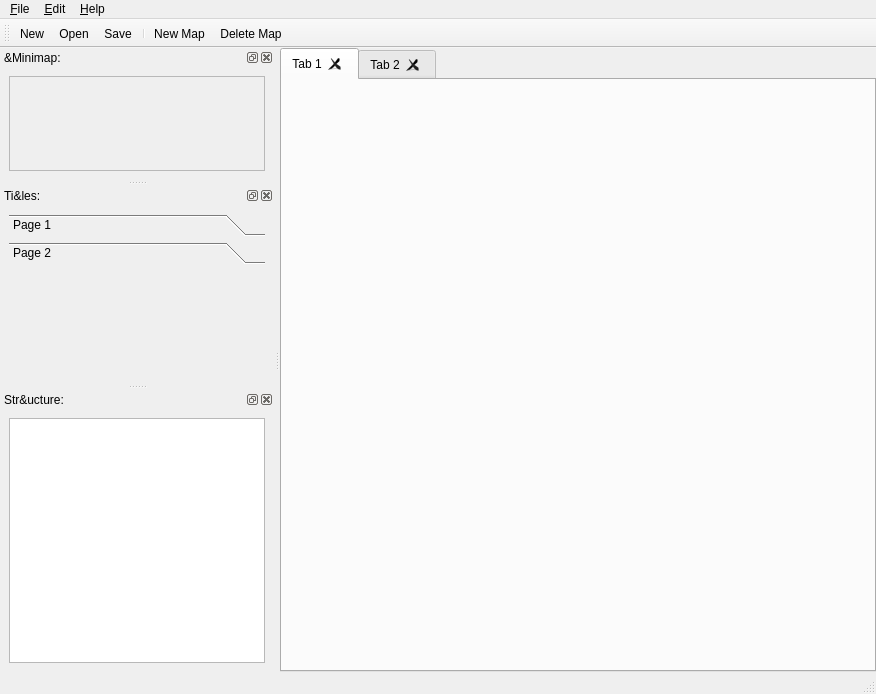
<?xml version="1.0" encoding="UTF-8"?>
<ui version="4.0">
 <class>mainwindow</class>
 <widget class="QMainWindow" name="mainwindow">
  <property name="geometry">
   <rect>
    <x>0</x>
    <y>0</y>
    <width>876</width>
    <height>694</height>
   </rect>
  </property>
  <property name="windowTitle">
   <string>RPGMapper</string>
  </property>
  <property name="windowIcon">
   <iconset resource="rpgmapper.qrc">
    <normaloff>:/icons/gfx/rpgmapper_32.png</normaloff>:/icons/gfx/rpgmapper_32.png</iconset>
  </property>
  <widget class="QWidget" name="wdCentral">
   <layout class="QVBoxLayout" name="lyMain">
    <property name="leftMargin">
     <number>0</number>
    </property>
    <property name="topMargin">
     <number>0</number>
    </property>
    <property name="rightMargin">
     <number>0</number>
    </property>
    <property name="bottomMargin">
     <number>0</number>
    </property>
    <item>
     <widget class="rpgmapper::view::MapTabWidget" name="tabMap">
      <property name="autoFillBackground">
       <bool>false</bool>
      </property>
      <property name="currentIndex">
       <number>0</number>
      </property>
      <property name="tabsClosable">
       <bool>true</bool>
      </property>
      <property name="movable">
       <bool>true</bool>
      </property>
      <widget class="QWidget" name="tab">
       <attribute name="title">
        <string>Tab 1</string>
       </attribute>
      </widget>
      <widget class="QWidget" name="tab_2">
       <attribute name="title">
        <string>Tab 2</string>
       </attribute>
      </widget>
     </widget>
    </item>
   </layout>
  </widget>
  <widget class="QMenuBar" name="mnMain">
   <property name="geometry">
    <rect>
     <x>0</x>
     <y>0</y>
     <width>876</width>
     <height>27</height>
    </rect>
   </property>
   <widget class="QMenu" name="mnFile">
    <property name="title">
     <string>&amp;File</string>
    </property>
    <addaction name="acNew"/>
    <addaction name="acOpen"/>
    <addaction name="acSave"/>
    <addaction name="acSaveAs"/>
    <addaction name="acAtlasProperties"/>
    <addaction name="separator"/>
    <addaction name="acQuit"/>
   </widget>
   <widget class="QMenu" name="mnHelp">
    <property name="title">
     <string>&amp;Help</string>
    </property>
    <addaction name="acAbout"/>
   </widget>
   <widget class="QMenu" name="mnEdit">
    <property name="title">
     <string>&amp;Edit</string>
    </property>
    <addaction name="separator"/>
    <addaction name="acNewMap"/>
    <addaction name="acOpenMap"/>
    <addaction name="acCloseMap"/>
    <addaction name="acDeleteMap"/>
    <addaction name="acMapProperties"/>
   </widget>
   <addaction name="mnFile"/>
   <addaction name="mnEdit"/>
   <addaction name="mnHelp"/>
  </widget>
  <widget class="QStatusBar" name="stbMain"/>
  <widget class="QToolBar" name="tbMain">
   <property name="windowTitle">
    <string>toolBar</string>
   </property>
   <attribute name="toolBarArea">
    <enum>TopToolBarArea</enum>
   </attribute>
   <attribute name="toolBarBreak">
    <bool>false</bool>
   </attribute>
   <addaction name="acNew"/>
   <addaction name="acOpen"/>
   <addaction name="acSave"/>
   <addaction name="separator"/>
   <addaction name="acNewMap"/>
   <addaction name="acDeleteMap"/>
  </widget>
  <widget class="QDockWidget" name="dwMiniMap">
   <property name="windowTitle">
    <string>&amp;Minimap:</string>
   </property>
   <attribute name="dockWidgetArea">
    <number>1</number>
   </attribute>
   <widget class="QWidget" name="dwMiniMapContent">
    <layout class="QVBoxLayout" name="verticalLayout_2">
     <item>
      <widget class="QScrollArea" name="saMiniMap">
       <property name="widgetResizable">
        <bool>true</bool>
       </property>
       <widget class="QWidget" name="saMiniMapContent">
        <property name="geometry">
         <rect>
          <x>0</x>
          <y>0</y>
          <width>252</width>
          <height>124</height>
         </rect>
        </property>
       </widget>
      </widget>
     </item>
    </layout>
   </widget>
  </widget>
  <widget class="QDockWidget" name="dwTiles">
   <property name="windowTitle">
    <string>Ti&amp;les:</string>
   </property>
   <attribute name="dockWidgetArea">
    <number>1</number>
   </attribute>
   <widget class="QWidget" name="wdTilesContent">
    <layout class="QVBoxLayout" name="lyIconsContent">
     <item>
      <widget class="QToolBox" name="tbIcons">
       <property name="currentIndex">
        <number>1</number>
       </property>
       <widget class="QWidget" name="page">
        <property name="geometry">
         <rect>
          <x>0</x>
          <y>0</y>
          <width>96</width>
          <height>26</height>
         </rect>
        </property>
        <attribute name="label">
         <string>Page 1</string>
        </attribute>
       </widget>
       <widget class="QWidget" name="page_2">
        <property name="geometry">
         <rect>
          <x>0</x>
          <y>0</y>
          <width>256</width>
          <height>142</height>
         </rect>
        </property>
        <attribute name="label">
         <string>Page 2</string>
        </attribute>
       </widget>
      </widget>
     </item>
    </layout>
   </widget>
  </widget>
  <widget class="QDockWidget" name="dwAtlasTree">
   <property name="windowTitle">
    <string>Str&amp;ucture:</string>
   </property>
   <attribute name="dockWidgetArea">
    <number>1</number>
   </attribute>
   <widget class="QWidget" name="dwAtlasTreeContent">
    <layout class="QVBoxLayout" name="lyAtlasContent">
     <item>
      <widget class="rpgmapper::view::StructuralTreeWidget" name="twAtlas">
       <property name="contextMenuPolicy">
        <enum>Qt::CustomContextMenu</enum>
       </property>
       <property name="alternatingRowColors">
        <bool>true</bool>
       </property>
       <property name="rootIsDecorated">
        <bool>false</bool>
       </property>
       <property name="uniformRowHeights">
        <bool>true</bool>
       </property>
       <property name="sortingEnabled">
        <bool>true</bool>
       </property>
       <property name="animated">
        <bool>true</bool>
       </property>
       <property name="allColumnsShowFocus">
        <bool>true</bool>
       </property>
       <property name="expandsOnDoubleClick">
        <bool>false</bool>
       </property>
       <property name="columnCount">
        <number>1</number>
       </property>
       <attribute name="headerVisible">
        <bool>false</bool>
       </attribute>
       <column>
        <property name="text">
         <string notr="true">1</string>
        </property>
       </column>
      </widget>
     </item>
    </layout>
   </widget>
  </widget>
  <action name="acNew">
   <property name="icon">
    <iconset resource="rpgmapper.qrc">
     <normaloff>:/icons/gfx/atlas-new.png</normaloff>:/icons/gfx/atlas-new.png</iconset>
   </property>
   <property name="text">
    <string>&amp;New</string>
   </property>
   <property name="toolTip">
    <string>Create a new atlas</string>
   </property>
  </action>
  <action name="acOpen">
   <property name="icon">
    <iconset resource="rpgmapper.qrc">
     <normaloff>:/icons/gfx/atlas-open.png</normaloff>:/icons/gfx/atlas-open.png</iconset>
   </property>
   <property name="text">
    <string>&amp;Open</string>
   </property>
   <property name="toolTip">
    <string>Open an atlas from file</string>
   </property>
   <property name="shortcut">
    <string>Ctrl+O</string>
   </property>
  </action>
  <action name="acSave">
   <property name="icon">
    <iconset resource="rpgmapper.qrc">
     <normaloff>:/icons/gfx/atlas-save.png</normaloff>:/icons/gfx/atlas-save.png</iconset>
   </property>
   <property name="text">
    <string>&amp;Save</string>
   </property>
   <property name="toolTip">
    <string>Save atlas to file</string>
   </property>
   <property name="shortcut">
    <string>Ctrl+S</string>
   </property>
  </action>
  <action name="acAbout">
   <property name="text">
    <string>&amp;About</string>
   </property>
   <property name="toolTip">
    <string>About RPGMapper</string>
   </property>
  </action>
  <action name="acQuit">
   <property name="text">
    <string>&amp;Quit</string>
   </property>
   <property name="toolTip">
    <string>Quit RPGMapper</string>
   </property>
  </action>
  <action name="acAtlasProperties">
   <property name="text">
    <string>&amp;Properties</string>
   </property>
   <property name="toolTip">
    <string>Properties of the current atlas</string>
   </property>
  </action>
  <action name="acSaveAs">
   <property name="icon">
    <iconset resource="rpgmapper.qrc">
     <normaloff>:/icons/gfx/atlas-save-as.png</normaloff>:/icons/gfx/atlas-save-as.png</iconset>
   </property>
   <property name="text">
    <string>Sa&amp;ve as ...</string>
   </property>
   <property name="toolTip">
    <string>Save current atlas under a new name</string>
   </property>
  </action>
  <action name="acNewMap">
   <property name="icon">
    <iconset resource="rpgmapper.qrc">
     <normaloff>:/icons/gfx/map-new.png</normaloff>:/icons/gfx/map-new.png</iconset>
   </property>
   <property name="text">
    <string>New &amp;Map</string>
   </property>
   <property name="toolTip">
    <string>Add a new map to the atlas</string>
   </property>
   <property name="shortcut">
    <string>Ctrl+N</string>
   </property>
  </action>
  <action name="acDeleteMap">
   <property name="icon">
    <iconset resource="rpgmapper.qrc">
     <normaloff>:/icons/gfx/map-delete.png</normaloff>:/icons/gfx/map-delete.png</iconset>
   </property>
   <property name="text">
    <string>D&amp;elete Map</string>
   </property>
   <property name="toolTip">
    <string>Delete current map from atlas</string>
   </property>
  </action>
  <action name="acMapProperties">
   <property name="text">
    <string>Map &amp;Properties</string>
   </property>
   <property name="toolTip">
    <string>Properties of the current map</string>
   </property>
  </action>
  <action name="acNewMapSet">
   <property name="text">
    <string>&amp;New Map Set</string>
   </property>
  </action>
  <action name="acDeleteMapSet">
   <property name="text">
    <string>&amp;Delete Map Set</string>
   </property>
  </action>
  <action name="acMapSetProperties">
   <property name="text">
    <string>Map &amp;Set Properties</string>
   </property>
  </action>
  <action name="acOpenMap">
   <property name="text">
    <string>&amp;Open Map</string>
   </property>
  </action>
  <action name="acCloseMap">
   <property name="text">
    <string>&amp;Close Map</string>
   </property>
  </action>
 </widget>
 <customwidgets>
  <customwidget>
   <class>rpgmapper::view::StructuralTreeWidget</class>
   <extends>QTreeWidget</extends>
   <header>view/structuraltreewidget.hpp</header>
  </customwidget>
  <customwidget>
   <class>rpgmapper::view::MapTabWidget</class>
   <extends>QTabWidget</extends>
   <header>view/maptabwidget.hpp</header>
   <container>1</container>
  </customwidget>
 </customwidgets>
 <resources>
  <include location="rpgmapper.qrc"/>
 </resources>
 <connections/>
</ui>
